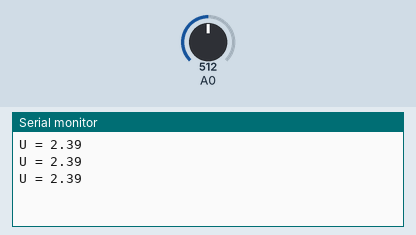
A sketch run on a simulated Arduino Uno, built with avr-gcc and run on an emulated ATmega328P. Shown: the last lines printed to the serial monitor. Inputs (shaded band) come from the test bench; at power-on: A0 = 512.

Above: at 1.3 s.
1.4 s: A0 set to 716
At 1.9 s:
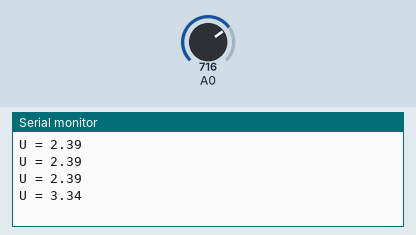
2.9 s: A0 set to 900
At 3.4 s:
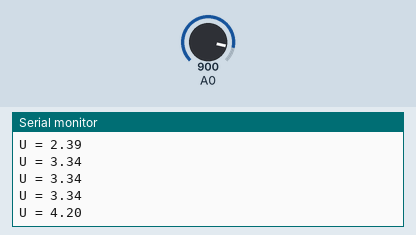
Timing chart, 0 to 5.9 s (numbered marks = the images above; inputs shaded):
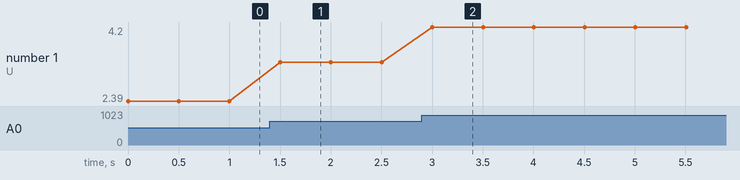

Measured:
- after the input at 1.4 s, the serial monitor: prints a new line after 0.10 s (image 1)
- after the input at 2.9 s, the serial monitor: prints a new line after 0.10 s (image 2)
- plotted number 1: 2.39 → 3.34 after the input at 1.4 s, 3.34 → 4.2 after the input at 2.9 s

The sketch:

batterymeter_v1.ino
```cpp
int u = 0; // переменная для числа пребразования 0-1023
float u_in = 0.0; // переменная для напряжения 0.0-5.0

void setup() {
Serial.begin(9600);
  pinMode(A0,INPUT);// A0 - аналоговый вход
}

void loop() {
  Serial.print("U = ");
  u = analogRead(A0); // измерение
  u_in = (u * 4.77) / 1023; // пересчет измерения в вольты
    Serial.println(u_in);


  delay(500);
}
```
